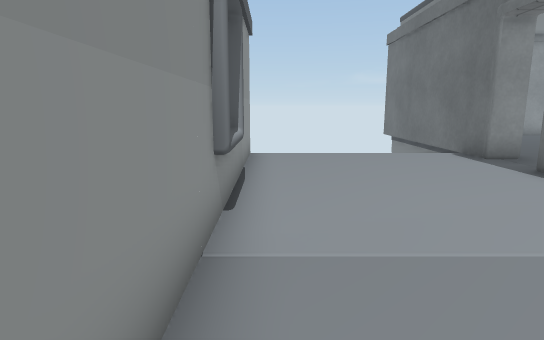
[1] (above)

16 first-person views from a walk through a Unity game level. The camera is 0.72 m above the floor, tilts 10° down and sees 75° across. Doors are open. The floor is counted in squares, 0.5 m on a side. Each view is taken from the middle of a square. On the plan, view 1 faces up. The plan holds only what a view shows up to about 15 squares ahead; the rest is blank. The player character is not drawn. Some surface patterns are stand-ins.

[2]
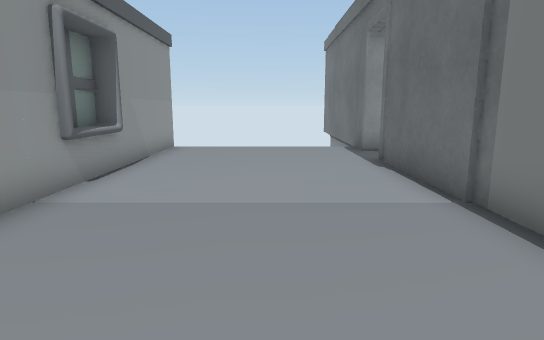

[3]
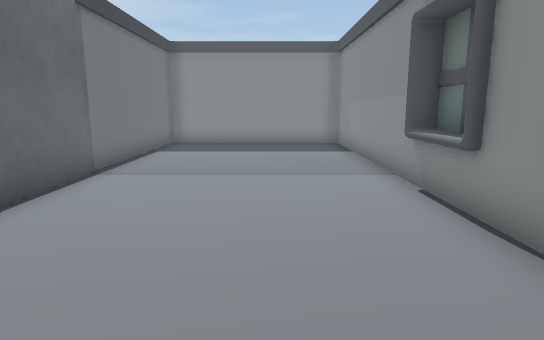

[4]
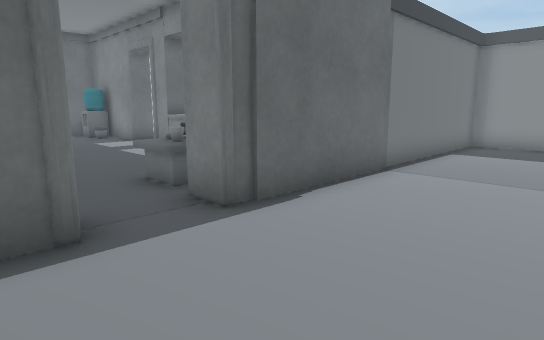

[5]
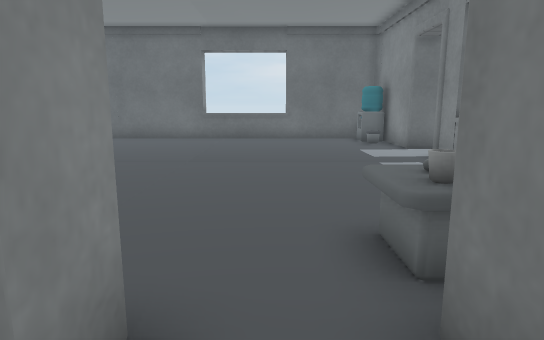

[6]
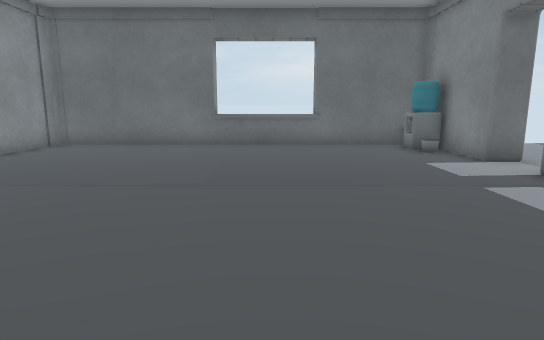

[7]
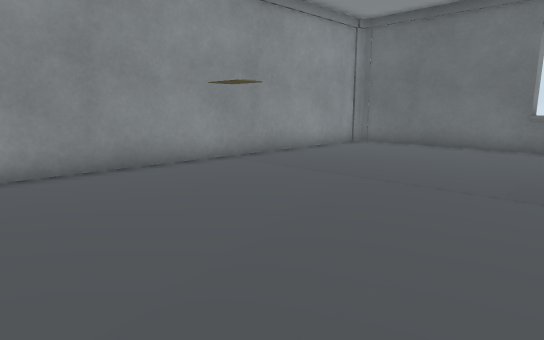

[8]
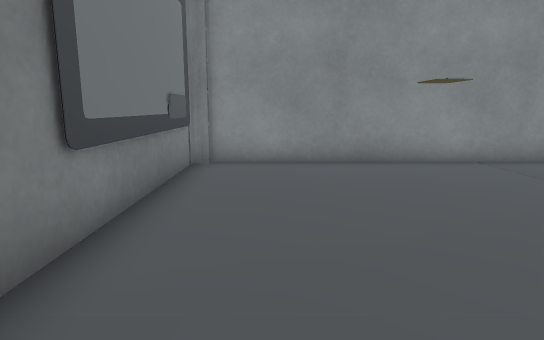

[9]
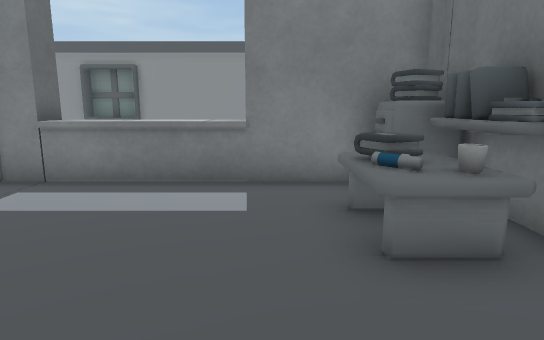

[10]
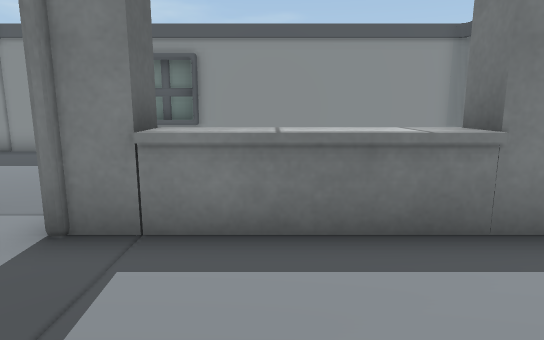

[11]
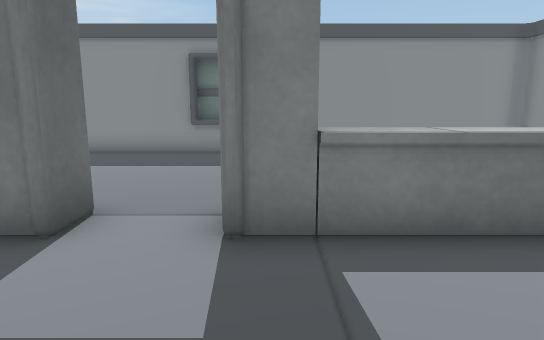

[12]
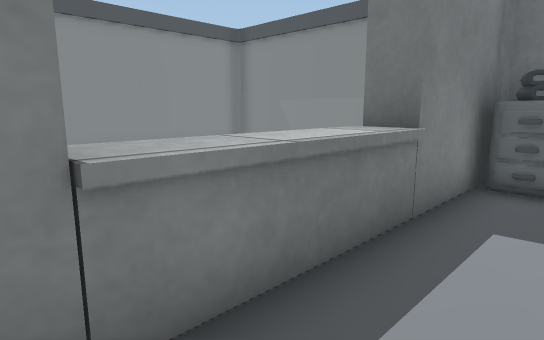

[13]
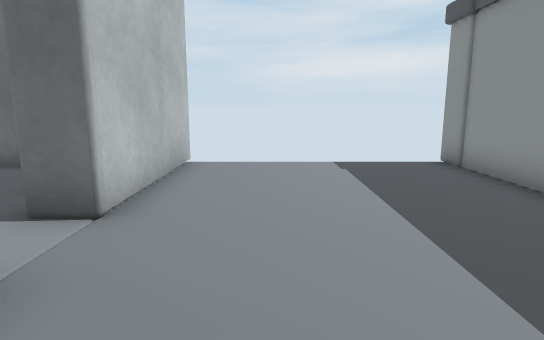

[14]
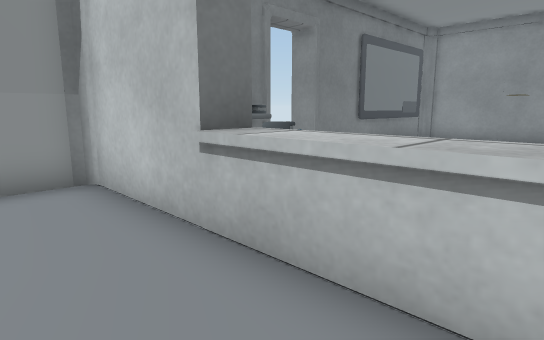

[15]
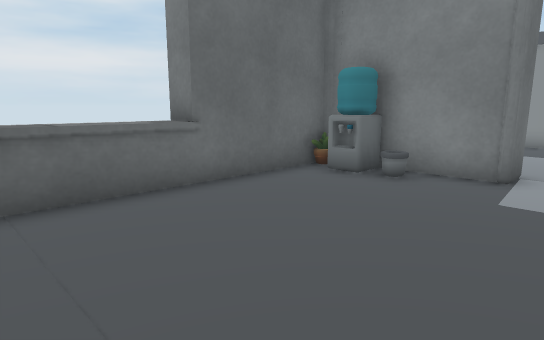

[16]
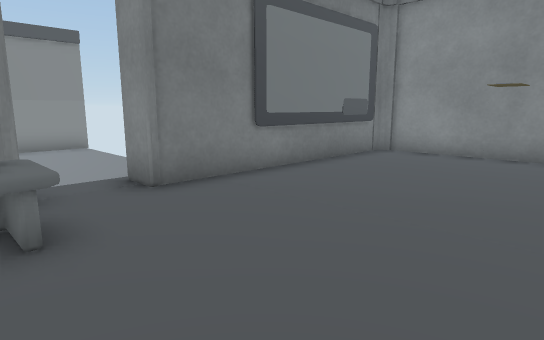

### Floor plan
Ten units are one square. View 1 is at (0, 0); x grows to the right and y downward. Boxes are objects, and circles mark ways between rooms. Rooms are numbered by the first view taken in them; rooms with no view inside come last. Other rooms are left out.
<svg viewBox="-16 -189 251 234">
<path fill="none" stroke="#000" d="M-11 -63 -11 -44M61 -99 61 -152M-7 -114 -7 37 61 37 61 -80M-5 -64 -5 -44M105 -42 105 -32M174 -41 218 -41 218 -184 69 -184 69 -99M139 -33 114 -33M69 -80 69 -74M145 -32 145 -42M218 -83 226 -83M226 -122 218 -122M70 -41 155 -41M155 40 174 40M114 -33 69 -33 69 37 226 37M230 -33 174 -33 174 -41M155 35 175 35"/>
<rect x="65" y="-55" width="20" height="10" fill="#bbb"><title>cabinet</title></rect>
<rect x="65" y="-75" width="20" height="20" fill="#bbb"><title>shelf</title></rect>
<rect x="65" y="-75" width="10" height="10" fill="#bbb"><title>other object</title></rect>
<rect x="65" y="-175" width="10" height="10" fill="#bbb"><title>other object</title></rect>
<rect x="75" y="-85" width="10" height="10" fill="#bbb"><title>cup</title></rect>
<rect x="85" y="-85" width="10" height="30" fill="#bbb"><title>other object</title></rect>
<rect x="105" y="-145" width="20" height="10" fill="#bbb"><title>other object</title></rect>
<rect x="185" y="-55" width="10" height="10" fill="#bbb"><title>other object</title></rect>
<rect x="195" y="-55" width="10" height="10" fill="#bbb"><title>other object</title></rect>
<rect x="205" y="-55" width="20" height="10" fill="#bbb"><title>other object</title></rect>
<circle cx="65" cy="-90" r="3" fill="#2a7"/>
<circle cx="130" cy="-35" r="3" fill="#2a7"/>
<circle cx="165" cy="-40" r="3" fill="#2a7"/>
<text x="20" y="-40">1</text>
<text x="140" y="-110">2</text>
<text x="150" y="0">3</text>
</svg>
Room 1 opens to room 2. Room 2 opens to room 3.

Where each view was taken, in squares from view 1:
view 1: 0 up, 0 right, facing up
view 2: 2 down, 3 right, facing up
view 3: 11 up, 2 right, facing down
view 4: 11 up, 2 right, facing down-right
view 5: 9 up, 5 right, facing right
view 6: 10 up, 8 right, facing right
view 7: 10 up, 8 right, facing up-right
view 8: 9 up, 9 right, facing up
view 9: 11 up, 10 right, facing down
view 10: 8 up, 13 right, facing down
view 11: 8 up, 15 right, facing down
view 12: 6 up, 15 right, facing down-left
view 13: 1 up, 13 right, facing right
view 14: 1 up, 14 right, facing up-left
view 15: 12 up, 16 right, facing down-right
view 16: 7 up, 13 right, facing up-left
